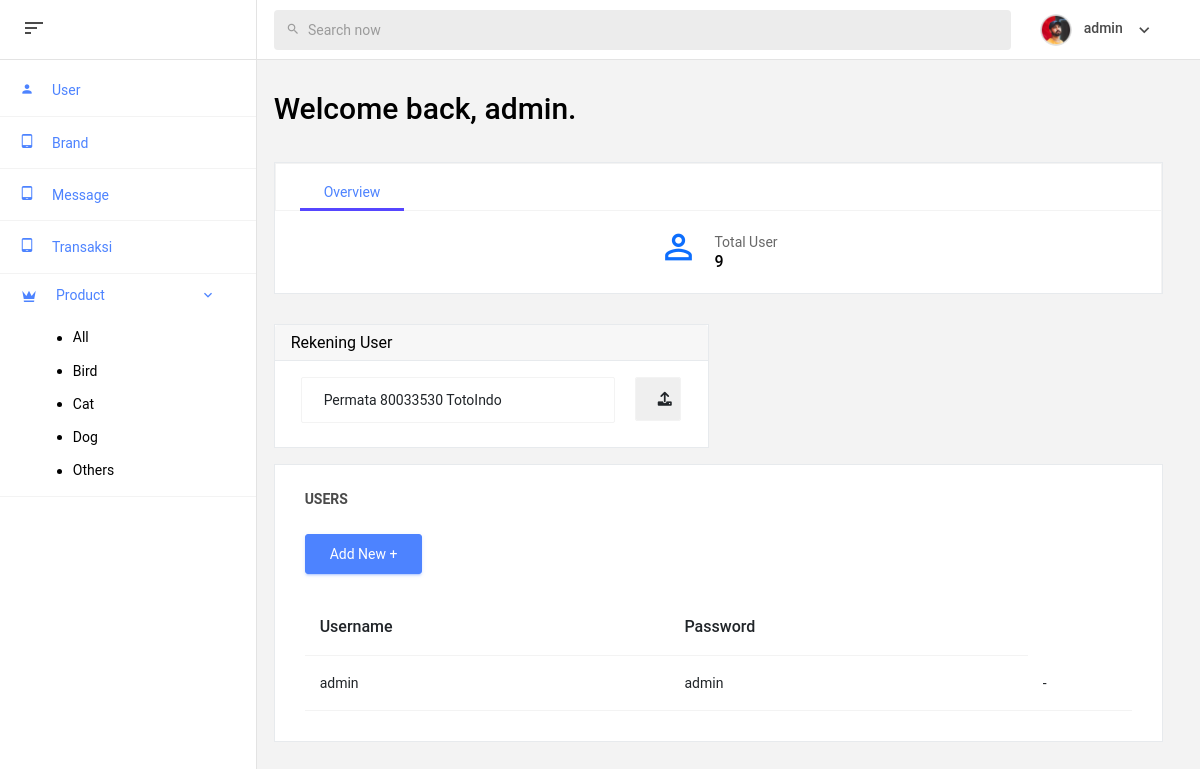
/dashboard/dashboard/content/user/index.php (signed in), run on the app's committed database.
### tables this page shows
CREATE TABLE `tb_rekening` (
  `id` int(11) NOT NULL,
  `rekening` varchar(200) NOT NULL
);

CREATE TABLE `user` (
  `email` varchar(100) NOT NULL,
  `username` varchar(50) NOT NULL,
  `password` varchar(50) NOT NULL,
  `id` int(11) NOT NULL,
  `role` varchar(255) NOT NULL,
  `tanggal_otp` varchar(30) NOT NULL,
  `kode_otp` varchar(32) NOT NULL,
  `verifikasi` varchar(1) NOT NULL
);

### dashboard/dashboard/php/function/validasi_user.php (called while the page is built, shortened)
<?php
  $username = $_SESSION['username'];
?>

### dashboard/dashboard/php/head/user.php (called while the page is built, shortened)
<?php
  include '../../php/function/validasi_user.php';
  function pembayaran(){
    include '../../php/connection.php';
    $sql_pembayaran = mysqli_query($conn,"SELECT rekening FROM tb_rekening ORDER by id DESC LIMIT 1");
    $result_pembayaran = mysqli_fetch_assoc($sql_pembayaran);
    return $result_pembayaran["rekening"];
  }
?>

### dashboard/dashboard/php/show_table_user.php (the view, shortened to what this page needs)
<?php
    $sql = "SELECT * from user WHERE role = 'admin'";
    $result = mysqli_query($conn, $sql);
    if (mysqli_num_rows($result) > 0) {
        while($row = mysqli_fetch_assoc($result)) {
            if(isset($_SESSION['username']) && $_SESSION['username'] == $row['username']) {
                echo "<tr>
                    <td>".$row['username']."</td>
                    <td>".$row['password']."</td>
                    <td>-</td>
                </tr>";
            } else {
                echo "<tr>
                    <td>".$row['username']."</td>
                    <td>".$row['password']."</td>
                    <td><a style='text-decoration: none; color: red' href='?delete_id=".$row['id']."'>Delete</a></td>
                </tr>";
            }
        }
    } else {
        echo "0 results";
    }
?>

### dashboard/dashboard/content/user/main_page.php (shortened to what this page needs)
<div class="main-panel">
        <div class="content-wrapper">
          <div class="row">
            <div class="col-md-12 grid-margin">
              <div class="d-flex justify-content-between flex-wrap">
                <div class="d-flex align-items-end flex-wrap">
                  <div class="me-md-3 me-xl-5">
                  <h2>Welcome back, <?php echo $username; ?>.</h2>
                  </div>
              </div>
            </div>
          </div>
          <div class="row">
            <div class="col-md-12 grid-margin stretch-card">
              <div class="card">
                <div class="card-body dashboard-tabs p-0">
                  <ul class="nav nav-tabs px-4" role="tablist">
                    <li class="nav-item">
                      <a class="nav-link active" id="overview-tab" data-bs-toggle="tab" href="#overview" role="tab"
                        aria-controls="overview" aria-selected="true">Overview</a>
                    </li>
                  </ul>
                  <div class="tab-content py-0 px-0">
                    <div class="tab-pane fade show active" id="overview" role="tabpanel" aria-labelledby="overview-tab">
                      <div class="d-flex flex-wrap justify-content-xl-between">
                        <div
                          class="d-flex border-md-right flex-grow-1 align-items-center justify-content-center p-3 item">
                          <i class="mdi mdi-account-outline me-3 icon-lg text-primary" ></i>
                          <div class="d-flex flex-column justify-content-around">
                            <small class="mb-1 text-muted">Total User</small>
                            <h5 class="me-2 mb-0">
                                <?php include '../../php/count_user.php'; ?>
                            </h5>
                          </div>
                        </div>
                      </div>
                    </div>
                  </div>
                </div>
              </div>
            </div>
          </div>
          <div class="row">
            <div class="col-md-6">
              <div class="card">
                <div class="card-header">Rekening User</div>
                <div class="class-body">
                  <form action="" method="POST" class="form-group">
                    <div class="row m-3">
                      <div class="col-md-10">
                        <input type="text" name="pembayaran" value = "<?php echo pembayaran();?>" class="form-control">
                      </div>
                      <div class="col-md-2">
                      <button class="form-control" type="submit" name="update_pembayaran"><i class='fas fa-upload'></i></button>
                      </div>
                    </div>
                  </form>
                </div>
              </div>
            </div>
          </div>
          <div class="row mt-3">
            <div class="col-md-12 stretch-card">
              <div class="card">
                <div class="card-body">
                  <p class="card-title">Users</p>
                  <button id="show-modal-btn" type="submit" name="send-email" class="btn btn-primary" style="color: white">Add New +</button>
                  <br><br>
                  <div class="table-responsive">
                    <table id="recent-purchases-listing" class="table">
                      <thead>
                        <tr>
                          <th>Username</th>
                          <th>Password</th>
                        </tr>
                      </thead>
                      <tbody>
                        <?php include '../../php/show_table_user.php'; ?>
                      </tbody>
                    </table>
                  </div>
                </div>
              </div>
            </div>
          </div>
        </div>
      </div>

### data on the page
tb_rekening: pembayaran "Permata 80033530 TotoIndo"
user: username "admin", password "admin"

### other printed values
$username "admin"
$row["animal_category"] "Bird"
$row["animal_category"] "Cat"
$row["animal_category"] "Dog"
$row["animal_category"] "Others"
$row['count'] "9"
